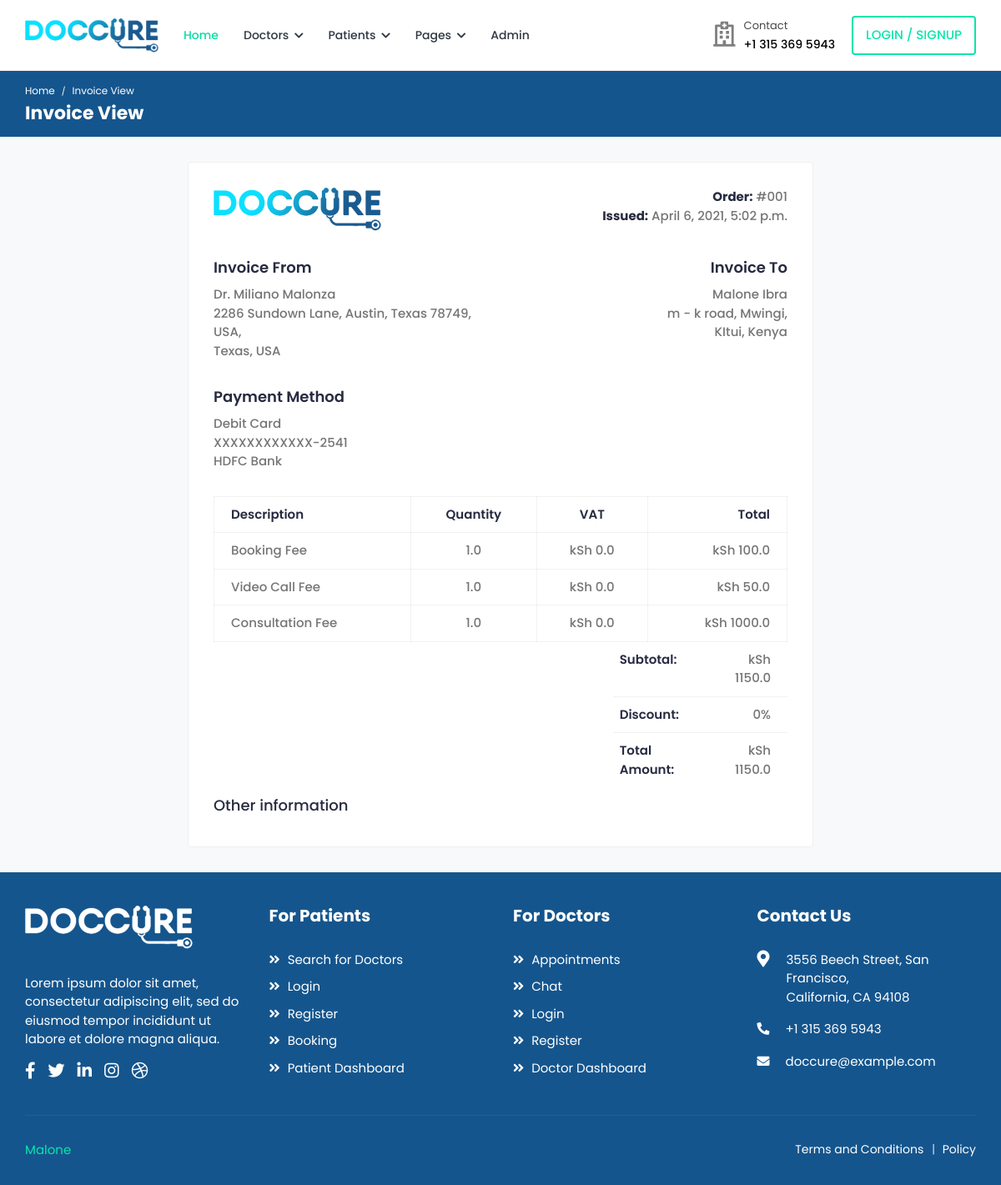
Screenshot of /patients/invoice-view/2021-04-06-1702579472150000/1/ (signed in) with the database file from the repository.
### appointments/models.py (models this page shows, shortened)
class Invoice(models.Model):
	patient = models.ForeignKey(Patient, on_delete=models.CASCADE)
	doctor = models.ForeignKey(Doctor, on_delete=models.CASCADE)
	total_amount = models.FloatField('Total Amount', default=0.00)
	date_paid = models.DateTimeField('Paid On', auto_now_add=True)

class Doctor(models.Model):
	user = models.OneToOneField(User, on_delete=models.CASCADE)
	image = models.ImageField('Profile Image', upload_to='Image/Doctors',
		max_length=500, default='dummy.png')
	first_name = models.CharField('First Name', max_length=50)
	second_name =  models.CharField('Second Name', max_length=50)
	title = models.CharField('Title', max_length=200, default='Dr.')
	phone_no = models.CharField('Phone Number', max_length=50)
	email = models.EmailField('Email', max_length=250)
	gender = models.CharField('Gender', max_length=10)
	d_o_b = models.DateField('Date of Birth', blank=True)
	biography = models.CharField('Biography', max_length=1000, blank=True)
	address_line1 = models.CharField('Address Line 1', max_length=200, blank=True)
	address_line2 = models.CharField('Address Line 2', max_length=200, blank=True)
	country = models.CharField('Country', max_length=100, blank=True)
	county = models.CharField('County', max_length=100, blank=True)
	town = models.CharField('Town', max_length=100, blank=True)
	pricing =  models.FloatField('Amount', default=0.00)
	services = models.CharField('Services', max_length=1000, blank=True)
	specialization = models.CharField('Specialization', max_length=1000, blank=True)
	clinic = models.CharField('Clinic', max_length=100, blank=True)
	clinic_address = models.CharField('Clinic Address', max_length=100, blank=True)
	speciality = models.OneToOneField(Speciality, on_delete=models.CASCADE)
	''' user, image, first_name, second_name, title, phone_no, email, gender, d_o_b, biography,
	address_line1, address_line2, country, county, town, pricing, services, specialization, clinic,
	clinic_address, speciality'''
	def full_name(self):
		return self.title + " " + self.first_name + " " + self.second_name

class Patient(models.Model):
	user = models.OneToOneField(User, on_delete=models.CASCADE)
	image = models.ImageField('Profile Image', upload_to='Image/Patient/Profile/',
		max_length=500, default='dummy.png')
	first_name = models.CharField('First Name', max_length=50)
	second_name = models.CharField('Second Name', max_length=50)
	d_o_b = models.DateField('Date Of Birth')
	gender = models.CharField('Gender', max_length=10)
	email = models.CharField('Email', max_length=50)
	phone_no = models.CharField('Phone Number', max_length=20)
	blood_group = models.CharField('Blood Group', max_length=5)
	country = models.CharField('Country', max_length=50)
	county = models.CharField('County', max_length=50)
	town = models.CharField('Town', max_length=50)
	street_lane = models.CharField('Street/Lane', max_length=50)

class Bill(models.Model):
	invoice = models.ForeignKey(Invoice, on_delete=models.CASCADE, blank=True)
	appointment = models.ForeignKey(Appointment, on_delete=models.CASCADE, blank=True)
	description = models.CharField('Name', max_length=50)
	quantity = models.FloatField('Prescription Days', default=1.0)
	vat = models.FloatField('V.A.T', default=0.0)
	amount = models.FloatField('Amount', default=0.00)
	paid = models.BooleanField('Paid', default=False)

### appointments/views.py (the view)
# urls.py: path('patients/invoice-view/<slug:slug>/<int:invoice_id>/', views.invoice_view, name='invoice-view'),
def invoice_view(request, slug, invoice_id):
	inv_id = int(invoice_id)
	invoice = Invoice.objects.get(id=inv_id)
	bills = Bill.objects.filter(invoice=invoice.id)
	profile = Patient.objects.get(user = request.user.id)
	return render(request, 'patients/invoice-view.html', {'invoice': invoice, 'bills': bills,
		'profile': profile})

### appointments/templates/patients/invoice-view.html (shortened to what this page needs)
{% extends "cas/base.html" %}
{% load static %}
{% block content %}
	<div class="breadcrumb-bar">
		<div class="container-fluid">
			<div class="row align-items-center">
				<div class="col-md-12 col-12">
					<nav aria-label="breadcrumb" class="page-breadcrumb">
						<ol class="breadcrumb">
							<li class="breadcrumb-item"><a href="{% url 'index' %}">Home</a></li>
							<li class="breadcrumb-item active" aria-current="page">Invoice View</li>
						</ol>
					</nav>
					<h2 class="breadcrumb-title">Invoice View</h2>
				</div>
			</div>
		</div>
	</div>
	<div class="content">
		<div class="container-fluid">
			<div class="row">
				<div class="col-lg-8 offset-lg-2">
					<div class="invoice-content">
						<div class="invoice-item">
							<div class="row">
								<div class="col-md-6">
									<div class="invoice-logo">
										<img src="{% static 'cas/img/logo.png' %}" alt="logo">
									</div>
								</div>
								<div class="col-md-6">
									<p class="invoice-details">
										<strong>Order:</strong> #00{{invoice.id}} <br>
										<strong>Issued:</strong> {{invoice.date_paid}}
									</p>
								</div>
							</div>
						</div>
						<div class="invoice-item">
							<div class="row">
								<div class="col-md-6">
									<div class="invoice-info">
										<strong class="customer-text">Invoice From</strong>
										<p class="invoice-details invoice-details-two">
											{{invoice.doctor.full_name}} <br>
											{{invoice.doctor.clinic_address}},<br>
											{{invoice.doctor.county}}, {{invoice.doctor.country}} <br>
										</p>
									</div>
								</div>
								<div class="col-md-6">
									<div class="invoice-info invoice-info2">
										<strong class="customer-text">Invoice To</strong>
										<p class="invoice-details">
											{{invoice.patient.first_name}} {{invoice.patient.second_name}} <br>
											{{invoice.patient.street_lane}}, {{invoice.patient.town}}, <br>
											{{invoice.patient.county}}, {{invoice.patient.country}} <br>
										</p>
									</div>
								</div>
							</div>
						</div>
						<div class="invoice-item">
							<div class="row">
								<div class="col-md-12">
									<div class="invoice-info">
										<strong class="customer-text">Payment Method</strong>
										<p class="invoice-details invoice-details-two">
											Debit Card <br>
											XXXXXXXXXXXX-2541 <br>
											HDFC Bank<br>
										</p>
									</div>
								</div>
							</div>
						</div>
						<div class="invoice-item invoice-table-wrap">
							<div class="row">
								<div class="col-md-12">
									<div class="table-responsive">
										<table class="invoice-table table table-bordered">
											<thead>
												<tr>
													<th>Description</th>
													<th class="text-center">Quantity</th>
													<th class="text-center">VAT</th>
													<th class="text-right">Total</th>
												</tr>
											</thead>
											<tbody>
											{% for bill in bills %}
												<tr>
													<td>{{bill.description}}</td>
													<td class="text-center">{{bill.quantity}}</td>
													<td class="text-center">kSh {{bill.vat}}</td>
													<td class="text-right">kSh {{bill.amount}}</td>
												</tr>
											{% endfor %}
											</tbody>
										</table>
									</div>
								</div>
								<div class="col-md-6 col-xl-4 ml-auto">
									<div class="table-responsive">
										<table class="invoice-table-two table">
											<tbody>
											<tr>
												<th>Subtotal:</th>
												<td><span>kSh {{invoice.total_amount}} </span></td>
											</tr>
											<tr>
												<th>Discount:</th>
												<td><span>0%</span></td>
											</tr>
											<tr>
												<th>Total Amount:</th>
												<td><span>kSh {{invoice.total_amount}}</span></td>
											</tr>
											</tbody>
										</table>
									</div>
								</div>
							</div>
						</div>
						<div class="other-info">
							<h4>Other information</h4>
						</div>
					</div>
				</div>
			</div>
		</div>
	</div>
{% endblock %}

### rows the page displays
Invoice: id "1", date_paid "April 6, 2021, 5:02 p.m.", doctor.full_name "Dr. Miliano Malonza", doctor.clinic_address "2286 Sundown Lane, Austin, Texas 78749, USA", doctor.county "Texas", doctor.country "USA", patient.first_name "Malone", patient.second_name "Ibra", patient.street_lane "m - k road", patient.town "Mwingi", patient.county "KItui", patient.country "Kenya", total_amount "1150.0"
Bill: description "Booking Fee", quantity "1.0", vat "0.0", amount "100.0"
Bill: description "Video Call Fee", quantity "1.0", vat "0.0", amount "50.0"
Bill: description "Consultation Fee", quantity "1.0", vat "0.0", amount "1000.0"
